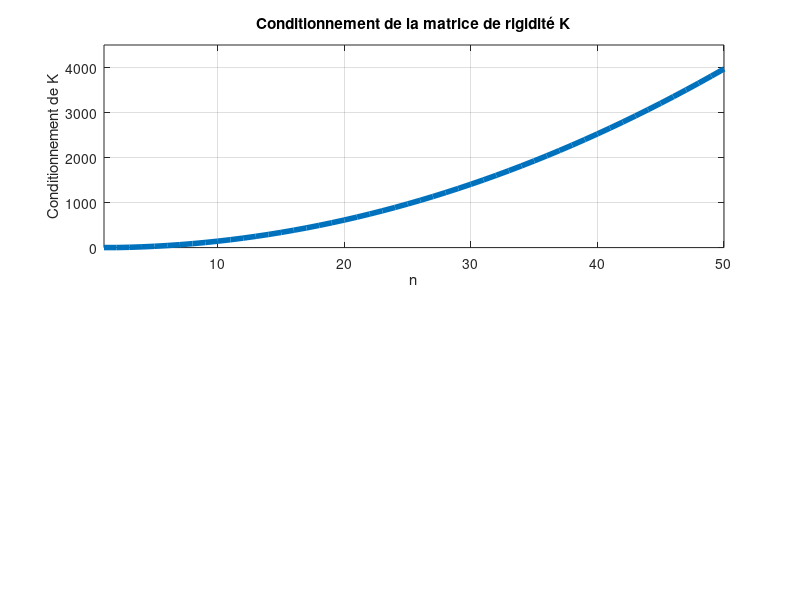

This chart was generated by the following MATLAB code:
% Conditionnement de la matrice de rigidité

% Données du problème
L = 100;
S = 10;
E = 2*1e5;

N = 1; % Problème non-structuré

tab_n = ones(1,50);
tab_cond = ones(1,50);

for n=2:50
    % Constantes
    h = N / (n - 1);
    k0 = E * S / h;
    
    % Définition matrice de rigidité globale
    k = k0 * (2*eye(n) - diag(ones(n-1, 1), 1) - diag(ones(n-1, 1), -1));
    k(1,1) = k0;
    k(n,n) = k0;

    % Calcul et stockage du conditionnement de K
    % On retire la 1ère ligne et la 1ère colonne pour ne pas avoir une
    % matrice singulière. On peut le faire car u1 = 0.
    tab_n(n) = n;
    tab_cond(n) = cond(k(2:n,2:n));
end
      
% Plot
figure;
subplot(2,1,1);
plot(tab_n, tab_cond, 'LineWidth', 4);
xlabel('n');
ylabel('Conditionnement de K');
ylim([0, 4500]);
xlim([1, 50]);
title('Conditionnement de la matrice de rigidité K');
grid on;
